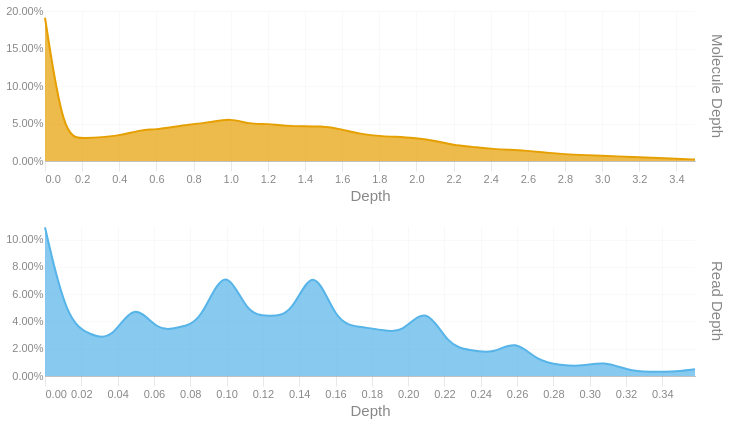

Write notebook code for a chart like this one.
### Code cell
readdep = depth_hist(tb['Read Depth'], q99, 3)
readdep = readdep.with_columns(pl.lit('Read Depth').alias('Metric'))
if not SKIPLR:
    moldep = depth_hist(tb['Molecule Depth'], mol_q99, 1)
    moldep = moldep.with_columns(pl.lit('Molecule Depth').alias('Metric'))
    _hist = pl.concat([readdep, moldep])
    _hist = _hist.filter(pl.col('Proportion') != 0)
    with SafeRender(_hist):
        (
            alt.Chart(_hist)        
            .mark_area(interpolate = "basis")
            .encode(
                x=alt.X('Bin:Q').scale(domainMin=0).axis(alt.Axis(title='Depth')),
                y = alt.Y('Proportion:Q', title = None).axis(format = '.2%'),
                color = alt.Color('Metric:N').legend(None),
                row = alt.Row("Metric:N").header(title = None, labelOrient = 'right'),
                tooltip = [
                    alt.Tooltip("Metric:N", title = "Metric"),
                    alt.Tooltip('Interval:N', title = "Depth Interval"),
                    alt.Tooltip('Proportion:Q', title = "% Alignments").format('.2%')
                ]
            )
            .resolve_scale(x='independent', y='independent')
            .properties(
                height = 150, width = 650,
                usermeta={'embedOptions': {'downloadFileName': f'{samplename}.depth.hist'}}
            )
        ).display()
else:
    readdep = readdep.filter(pl.col('Proportion') != 0)
    with SafeRender(readdep):
        (
            alt.Chart(readdep)        
            .mark_area(interpolate = "basis")
            .encode(
                x=alt.X('Bin:Q').scale(domainMin=0).axis(alt.Axis(title='Depth')),
                y = alt.Y('Proportion:Q', title = None).axis(format = '.2%'),
                tooltip = [
                    alt.Tooltip('Interval:N', title = "Depth Interval"),
                    alt.Tooltip('Proportion:Q', title = "% Alignments").format('.2%')
                ]
            )
            .properties(
                usermeta={'embedOptions': {'downloadFileName': f'{samplename}.depth.hist'}}
            )
        ).display()

### Figure 1 — Vega-Lite specification as saved in the notebook (floating-point values rounded to 4 significant figures)
{"width": 650, "height": 150, "config": {"title": {"anchor": "start", "dy": -15, "fontSize": 18, "color": "#888888", "subtitleColor": "#888888", "subtitleFontSize": 14}, "arc": {"fill": "#0072B2"}, "axis": {"domainColor": "#888888", "domainWidth": 0.5, "gridWidth": 0.2, "grid": false, "titleFontWeight": 400, "titleFontSize": 15, "labelFontSize": 11, "labelColor": "#888888", "tickColor": "#888888", "tickWidth": 0.2, "titleColor": "#888888"}, "axisBand": {"grid": false}, "axisX": {"grid": true, "tickSize": 10, "domainCap": "round"}, "axisY": {"domain": false, "grid": true, "tickSize": 0, "domainCap": "round"}, "background": "transparent", "header": {"labelFontSize": 15, "labelColor": "#888888", "titleFontSize": 15, "titleFontWeight": 600, "titleColor": "#888888"}, "legend": {"labelFont": "sans-serif", "labelFontSize": 12, "labelColor": "#888888", "symbolSize": 100, "symbolType": "circle", "titleFontSize": 12, "titlePadding": 10, "titleColor": "#888888", "title": null}, "range": {"category": ["#E69F00", "#56B4E9", "#009E73", "#F0E442", "#0072B2", "#D55E00", "#CC79A7", "#000000"], "diverging": ["#cfe8f3", "#a2d4ec", "#73bfe2", "#46abdb", "#1696d2", "#12719e"]}, "area": {"fill": "#0072B2", "fillOpacity": 0.7, "line": true, "strokeOpacity": 0.7}, "line": {"color": "#0072B2", "stroke": "#0072B2", "strokeWidth": 2}, "trail": {"color": "#0072B2", "stroke": "#0072B2", "strokeWidth": 0, "size": 1}, "point": {"filled": true, "fillOpacity": 1.0, "size": 95}, "text": {"color": "#888888", "fontSize": 11, "align": "right", "fontWeight": 400, "size": 11}, "bar": {"fill": "#0072B2", "stroke": null}, "view": {"stroke": null, "continuousWidth": 660, "continuousHeight": 400}}, "data": {"name": "data-05976b064f5342278e38d51661aea311"}, "mark": {"type": "area", "interpolate": "basis"}, "encoding": {"color": {"field": "Metric", "legend": null, "type": "nominal"}, "row": {"field": "Metric", "header": {"title": null, "labelOrient": "right"}, "type": "nominal"}, "tooltip": [{"field": "Metric", "title": "Metric", "type": "nominal"}, {"field": "Interval", "title": "Depth Interval", "type": "nominal"}, {"field": "Proportion", "format": ".2%", "title": "% Alignments", "type": "quantitative"}], "x": {"axis": {"title": "Depth"}, "field": "Bin", "scale": {"domainMin": 0}, "type": "quantitative"}, "y": {"axis": {"format": ".2%"}, "field": "Proportion", "title": null, "type": "quantitative"}}, "resolve": {"scale": {"x": "independent", "y": "independent"}}, "usermeta": {"embedOptions": {"downloadFileName": "TF26LRJL0079_50B_L_10484332_23Y22YLT4_L7.depth.hist"}}, "$schema": "https://vega.github.io/schema/vega-lite/v6.4.1.json", "datasets": {"data-05976b064f5342278e38d51661aea311": [{"Bin": 0.0, "Interval": "0.0-0.012", "Proportion": 0.109, "Metric": "Read Depth"}, {"Bin": 0.012, "Interval": "0.012-0.025", "Proportion": 0.04, "Metric": "Read Depth"}, {"Bin": 0.025, "Interval": "0.025-0.037", "Proportion": 0.03, "Metric": "Read Depth"}, {"Bin": 0.037, "Interval": "0.037-0.049", "Proportion": 0.026, "Metric": "Read Depth"}, {"Bin": 0.049, "Interval": "0.049-0.062", "Proportion": 0.056, "Metric": "Read Depth"}, {"Bin": 0.062, "Interval": "0.062-0.074", "Proportion": 0.032, "Metric": "Read Depth"}, {"Bin": 0.074, "Interval": "0.074-0.086", "Proportion": 0.036, "Metric": "Read Depth"}, {"Bin": 0.086, "Interval": "0.086-0.099", "Proportion": 0.039, "Metric": "Read Depth"}, {"Bin": 0.099, "Interval": "0.099-0.111", "Proportion": 0.085, "Metric": "Read Depth"}, {"Bin": 0.111, "Interval": "0.111-0.123", "Proportion": 0.045, "Metric": "Read Depth"}, {"Bin": 0.123, "Interval": "0.123-0.136", "Proportion": 0.044, "Metric": "Read Depth"}, {"Bin": 0.136, "Interval": "0.136-0.148", "Proportion": 0.044, "Metric": "Read Depth"}, {"Bin": 0.148, "Interval": "0.148-0.16", "Proportion": 0.085, "Metric": "Read Depth"}, {"Bin": 0.16, "Interval": "0.16-0.173", "Proportion": 0.039, "Metric": "Read Depth"}, {"Bin": 0.173, "Interval": "0.173-0.185", "Proportion": 0.036, "Metric": "Read Depth"}, {"Bin": 0.185, "Interval": "0.185-0.197", "Proportion": 0.034, "Metric": "Read Depth"}, {"Bin": 0.197, "Interval": "0.197-0.21", "Proportion": 0.031, "Metric": "Read Depth"}, {"Bin": 0.21, "Interval": "0.21-0.222", "Proportion": 0.053, "Metric": "Read Depth"}, {"Bin": 0.222, "Interval": "0.222-0.234", "Proportion": 0.022, "Metric": "Read Depth"}, {"Bin": 0.234, "Interval": "0.234-0.247", "Proportion": 0.019, "Metric": "Read Depth"}, {"Bin": 0.247, "Interval": "0.247-0.259", "Proportion": 0.016, "Metric": "Read Depth"}, {"Bin": 0.259, "Interval": "0.259-0.271", "Proportion": 0.027, "Metric": "Read Depth"}, {"Bin": 0.271, "Interval": "0.271-0.284", "Proportion": 0.011, "Metric": "Read Depth"}, {"Bin": 0.284, "Interval": "0.284-0.296", "Proportion": 0.008, "Metric": "Read Depth"}, {"Bin": 0.296, "Interval": "0.296-0.308", "Proportion": 0.007, "Metric": "Read Depth"}, {"Bin": 0.308, "Interval": "0.308-0.321", "Proportion": 0.011, "Metric": "Read Depth"}, {"Bin": 0.321, "Interval": "0.321-0.333", "Proportion": 0.004, "Metric": "Read Depth"}, {"Bin": 0.333, "Interval": "0.333-0.345", "Proportion": 0.003, "Metric": "Read Depth"}, {"Bin": 0.345, "Interval": "0.345-0.358", "Proportion": 0.003, "Metric": "Read Depth"}, {"Bin": 0.358, "Interval": "0.358-0.37", "Proportion": 0.005, "Metric": "Read Depth"}, {"Bin": 0.0, "Interval": "0.0-0.1", "Proportion": 0.191, "Metric": "Molecule Depth"}, {"Bin": 0.1, "Interval": "0.1-0.2", "Proportion": 0.031, "Metric": "Molecule Depth"}, {"Bin": 0.2, "Interval": "0.2-0.4", "Proportion": 0.03, "Metric": "Molecule Depth"}, {"Bin": 0.4, "Interval": "0.4-0.5", "Proportion": 0.033, "Metric": "Molecule Depth"}, {"Bin": 0.5, "Interval": "0.5-0.6", "Proportion": 0.041, "Metric": "Molecule Depth"}, {"Bin": 0.6, "Interval": "0.6-0.7", "Proportion": 0.042, "Metric": "Molecule Depth"}, {"Bin": 0.7, "Interval": "0.7-0.9", "Proportion": 0.046, "Metric": "Molecule Depth"}, {"Bin": 0.9, "Interval": "0.9-1.0", "Proportion": 0.052, "Metric": "Molecule Depth"}, {"Bin": 1.0, "Interval": "1.0-1.1", "Proportion": 0.057, "Metric": "Molecule Depth"}, {"Bin": 1.1, "Interval": "1.1-1.2", "Proportion": 0.049, "Metric": "Molecule Depth"}, {"Bin": 1.2, "Interval": "1.2-1.3", "Proportion": 0.05, "Metric": "Molecule Depth"}, {"Bin": 1.3, "Interval": "1.3-1.5", "Proportion": 0.046, "Metric": "Molecule Depth"}, {"Bin": 1.5, "Interval": "1.5-1.6", "Proportion": 0.047, "Metric": "Molecule Depth"}, {"Bin": 1.6, "Interval": "1.6-1.7", "Proportion": 0.042, "Metric": "Molecule Depth"}, {"Bin": 1.7, "Interval": "1.7-1.8", "Proportion": 0.036, "Metric": "Molecule Depth"}, {"Bin": 1.8, "Interval": "1.8-2.0", "Proportion": 0.033, "Metric": "Molecule Depth"}, {"Bin": 2.0, "Interval": "2.0-2.1", "Proportion": 0.031, "Metric": "Molecule Depth"}, {"Bin": 2.1, "Interval": "2.1-2.2", "Proportion": 0.027, "Metric": "Molecule Depth"}, {"Bin": 2.2, "Interval": "2.2-2.3", "Proportion": 0.021, "Metric": "Molecule Depth"}, {"Bin": 2.3, "Interval": "2.3-2.4", "Proportion": 0.019, "Metric": "Molecule Depth"}, {"Bin": 2.4, "Interval": "2.4-2.6", "Proportion": 0.016, "Metric": "Molecule Depth"}, {"Bin": 2.6, "Interval": "2.6-2.7", "Proportion": 0.014, "Metric": "Molecule Depth"}, {"Bin": 2.7, "Interval": "2.7-2.8", "Proportion": 0.011, "Metric": "Molecule Depth"}, {"Bin": 2.8, "Interval": "2.8-2.9", "Proportion": 0.009, "Metric": "Molecule Depth"}, {"Bin": 2.9, "Interval": "2.9-3.1", "Proportion": 0.008, "Metric": "Molecule Depth"}, {"Bin": 3.1, "Interval": "3.1-3.2", "Proportion": 0.006, "Metric": "Molecule Depth"}, {"Bin": 3.2, "Interval": "3.2-3.3", "Proportion": 0.005, "Metric": "Molecule Depth"}, {"Bin": 3.3, "Interval": "3.3-3.4", "Proportion": 0.004, "Metric": "Molecule Depth"}, {"Bin": 3.4, "Interval": "3.4-3.5", "Proportion": 0.003, "Metric": "Molecule Depth"}, {"Bin": 3.5, "Interval": "3.5-3.67", "Proportion": 0.002, "Metric": "Molecule Depth"}]}}
